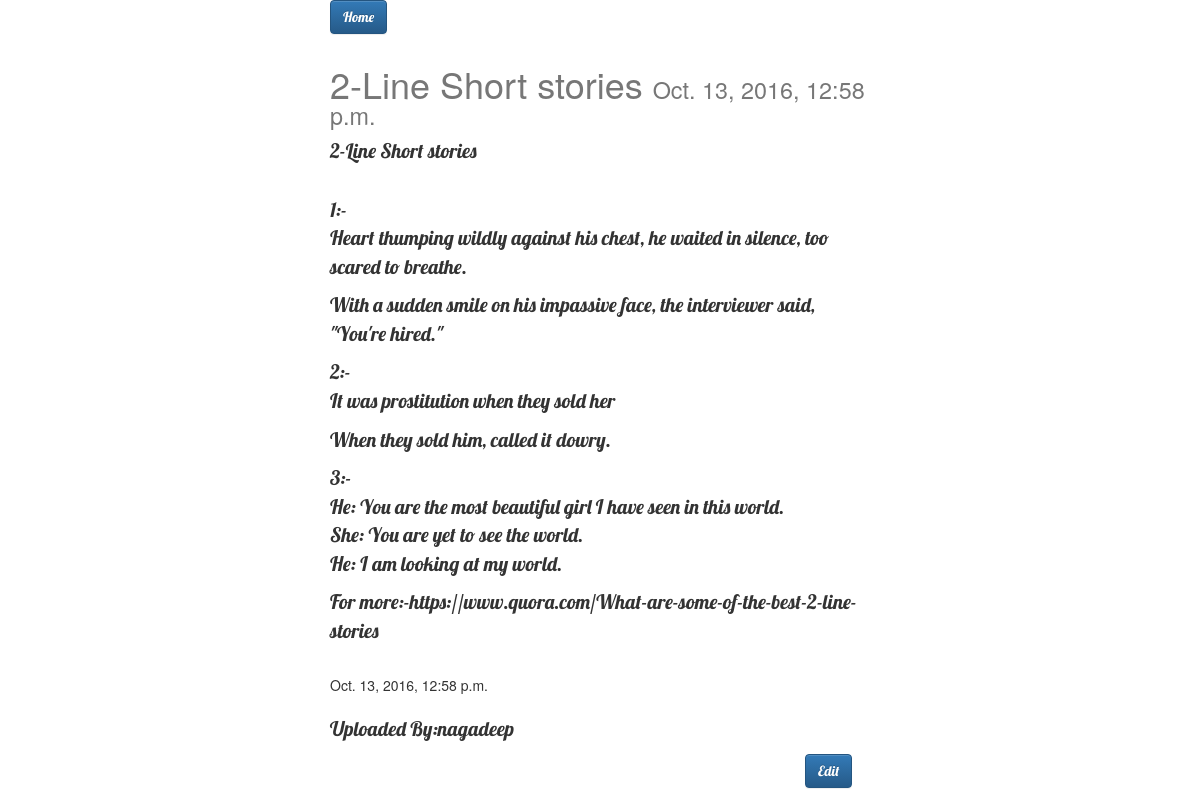
/news/32/, run on the app's committed database.
### news/models.py (models this page shows, shortened)
class post(models.Model):
    user=models.ForeignKey(settings.AUTH_USER_MODEL, default=1)
    title=models.CharField(max_length=140)
    image=models.ImageField(null=True,blank=True,width_field="width",height_field="height")
    height=models.IntegerField(default=640)
    width=models.IntegerField(default=640)
    content=models.TextField()
    last_seen=models.DateTimeField(auto_now=True,auto_now_add=False)
    timestamp=models.DateTimeField(auto_now=False,auto_now_add=True)
    class Meta:
        ordering=["-timestamp","-last_seen"]

### news/views.py (the view)
# urls.py: url(r'^(?P<var>\d+)/$',news_detail,name='detail'),  # p<id>\d+ takes a variable named id ans send it to news_detail,d+ only digits
def news_detail(request,var=None): # retrieve
    instance=get_object_or_404(post,id=var)
    context={"temp":"detail","title":instance.title,"instance":instance}
    return render(request,"news_detail.html",context)

### templates/news_detail.html (shortened to what this page needs)
{% extends "base.html" %}
{% block content %}
<div class="col-sm-3 col-sm-offset-3">
<p><a href="/news/" class="btn btn-primary" role="button">Home</a> </p>
</div>
<div class="col-sm-6 col-sm-offset-3">
<h1>{{title}} <small>{{instance.timestamp}}</small></h1>
<p>{{instance.title}}</p><br/>
{{instance.content|linebreaks}}<br/>
{{instance.last_seen}}<br/>
<br/>
<p>Uploaded By:{{instance.user}}</p>
<div class="row">
    <div class="col-sm-4 "><div class="fb-like" data-href="https://developers.facebook.com/docs/plugins/" data-layout="button" data-action="like" data-size="large" data-show-faces="false" data-share="false"></div></div>
    <div class="col-sm-2 col-sm-offset-6"><p><a href="{{obj.get_absolute_url}}edit" class="btn btn-primary" role="button">Edit</a></p></div>
</div>
</div>
{% endblock content %}

### templates/base.html (shortened to what this page needs)
{% load staticfiles %}
<html lang="en">
<head>
    <link rel="stylesheet" href="https://maxcdn.bootstrapcdn.com/bootstrap/3.3.7/css/bootstrap.min.css">
    <link rel="stylesheet" href="https://maxcdn.bootstrapcdn.com/bootstrap/3.3.7/css/bootstrap-theme.min.css">
    <link rel="stylesheet" href='{% static "css/test.css" %}'>
</head>
<body>
<div class='container'>
{% block content %}
{% endblock content %}
</div>
</body>
</html>

### static/css/test.css (style rules this page uses)
h1 { color:#777777 }
p { font-family:Lobster; font-size:20px; }

### data on the page
post: title "2-Line Short stories", timestamp "Oct. 13, 2016, 12:58 p.m.", content "1:- Heart thumping wildly against his chest, he waited in silence, too scared to breathe. With a sudden smile on his impassive face, the interviewer said, \"You're hired.\" 2:- It was prostitution when they sold her When they sold him, called it dowry. 3:- He: You are the most beautiful girl I have seen in this world. She: You are yet to see the world. He: I am looking at my world. For more:-https://www.quora.com/What-are-some-of-the-best-2-line-stories", last_seen "Oct. 13, 2016, 12:58 p.m.", user "nagadeep"
